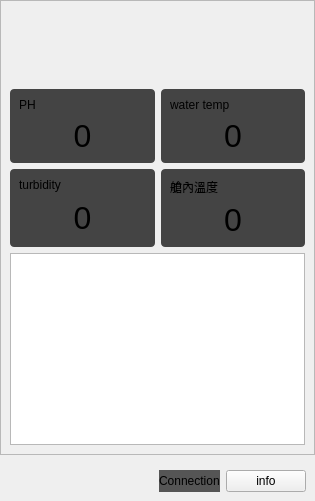
<?xml version="1.0" encoding="UTF-8"?>
<ui version="4.0">
 <class>sensorWidget</class>
 <widget class="QWidget" name="sensorWidget">
  <property name="geometry">
   <rect>
    <x>0</x>
    <y>0</y>
    <width>315</width>
    <height>501</height>
   </rect>
  </property>
  <property name="windowTitle">
   <string>Form</string>
  </property>
  <property name="styleSheet">
   <string notr="true">#widget{
	background-color: #444444;
	border-radius: 4px;
}
#widget_2{
	background-color: #444444;
	border-radius: 4px;
}
#widget_3{
	background-color: #444444;
	border-radius: 4px;
}
#widget_4{
	background-color: #444444;
	border-radius: 4px;
}</string>
  </property>
  <layout class="QVBoxLayout" name="verticalLayout">
   <property name="leftMargin">
    <number>0</number>
   </property>
   <property name="topMargin">
    <number>0</number>
   </property>
   <property name="rightMargin">
    <number>0</number>
   </property>
   <property name="bottomMargin">
    <number>0</number>
   </property>
   <item>
    <widget class="QScrollArea" name="scrollArea">
     <property name="widgetResizable">
      <bool>true</bool>
     </property>
     <widget class="QWidget" name="scrollAreaWidgetContents">
      <property name="geometry">
       <rect>
        <x>0</x>
        <y>0</y>
        <width>296</width>
        <height>443</height>
       </rect>
      </property>
      <layout class="QVBoxLayout" name="verticalLayout_6">
       <item>
        <widget class="QLabel" name="label">
         <property name="styleSheet">
          <string notr="true"/>
         </property>
         <property name="text">
          <string/>
         </property>
         <property name="pixmap">
          <pixmap resource="image.qrc">:/icon/COAST_logo-02.png</pixmap>
         </property>
        </widget>
       </item>
       <item>
        <spacer name="verticalSpacer">
         <property name="orientation">
          <enum>Qt::Vertical</enum>
         </property>
         <property name="sizeHint" stdset="0">
          <size>
           <width>20</width>
           <height>40</height>
          </size>
         </property>
        </spacer>
       </item>
       <item>
        <layout class="QGridLayout" name="gridLayout">
         <item row="0" column="0">
          <widget class="QWidget" name="widget_3" native="true">
           <property name="styleSheet">
            <string notr="true"/>
           </property>
           <layout class="QVBoxLayout" name="verticalLayout_4">
            <item>
             <widget class="QLabel" name="label_9">
              <property name="sizePolicy">
               <sizepolicy hsizetype="Preferred" vsizetype="Maximum">
                <horstretch>0</horstretch>
                <verstretch>0</verstretch>
               </sizepolicy>
              </property>
              <property name="font">
               <font/>
              </property>
              <property name="text">
               <string>PH</string>
              </property>
             </widget>
            </item>
            <item>
             <widget class="QLabel" name="label_11">
              <property name="font">
               <font>
                <pointsize>24</pointsize>
               </font>
              </property>
              <property name="text">
               <string>0</string>
              </property>
              <property name="alignment">
               <set>Qt::AlignCenter</set>
              </property>
             </widget>
            </item>
           </layout>
          </widget>
         </item>
         <item row="1" column="1">
          <widget class="QWidget" name="widget" native="true">
           <layout class="QVBoxLayout" name="verticalLayout_2">
            <item>
             <widget class="QLabel" name="label_4">
              <property name="sizePolicy">
               <sizepolicy hsizetype="Preferred" vsizetype="Maximum">
                <horstretch>0</horstretch>
                <verstretch>0</verstretch>
               </sizepolicy>
              </property>
              <property name="font">
               <font/>
              </property>
              <property name="text">
               <string>艙內溫度</string>
              </property>
             </widget>
            </item>
            <item>
             <widget class="QLabel" name="tmp_inside">
              <property name="font">
               <font>
                <pointsize>24</pointsize>
               </font>
              </property>
              <property name="text">
               <string>0</string>
              </property>
              <property name="alignment">
               <set>Qt::AlignCenter</set>
              </property>
             </widget>
            </item>
           </layout>
          </widget>
         </item>
         <item row="1" column="0">
          <widget class="QWidget" name="widget_2" native="true">
           <layout class="QVBoxLayout" name="verticalLayout_3">
            <item>
             <widget class="QLabel" name="label_6">
              <property name="sizePolicy">
               <sizepolicy hsizetype="Preferred" vsizetype="Maximum">
                <horstretch>0</horstretch>
                <verstretch>0</verstretch>
               </sizepolicy>
              </property>
              <property name="font">
               <font/>
              </property>
              <property name="text">
               <string>turbidity</string>
              </property>
             </widget>
            </item>
            <item>
             <widget class="QLabel" name="turbidity_value">
              <property name="font">
               <font>
                <pointsize>24</pointsize>
               </font>
              </property>
              <property name="text">
               <string>0</string>
              </property>
              <property name="alignment">
               <set>Qt::AlignCenter</set>
              </property>
             </widget>
            </item>
           </layout>
          </widget>
         </item>
         <item row="0" column="1">
          <widget class="QWidget" name="widget_4" native="true">
           <layout class="QVBoxLayout" name="verticalLayout_5">
            <item>
             <widget class="QLabel" name="label_8">
              <property name="sizePolicy">
               <sizepolicy hsizetype="Preferred" vsizetype="Maximum">
                <horstretch>0</horstretch>
                <verstretch>0</verstretch>
               </sizepolicy>
              </property>
              <property name="font">
               <font/>
              </property>
              <property name="text">
               <string>water temp</string>
              </property>
             </widget>
            </item>
            <item>
             <widget class="QLabel" name="label_10">
              <property name="font">
               <font>
                <pointsize>24</pointsize>
               </font>
              </property>
              <property name="text">
               <string>0</string>
              </property>
              <property name="alignment">
               <set>Qt::AlignCenter</set>
              </property>
             </widget>
            </item>
           </layout>
          </widget>
         </item>
        </layout>
       </item>
       <item>
        <widget class="QTextEdit" name="system_msg"/>
       </item>
      </layout>
     </widget>
    </widget>
   </item>
   <item>
    <widget class="QWidget" name="widget_5" native="true">
     <layout class="QHBoxLayout" name="horizontalLayout">
      <item>
       <spacer name="horizontalSpacer">
        <property name="orientation">
         <enum>Qt::Horizontal</enum>
        </property>
        <property name="sizeHint" stdset="0">
         <size>
          <width>40</width>
          <height>20</height>
         </size>
        </property>
       </spacer>
      </item>
      <item>
       <widget class="QLabel" name="connection_label">
        <property name="styleSheet">
         <string notr="true">*{
	background-color: #555555
}</string>
        </property>
        <property name="text">
         <string>Connection</string>
        </property>
       </widget>
      </item>
      <item>
       <widget class="QPushButton" name="info_Button">
        <property name="text">
         <string>info</string>
        </property>
       </widget>
      </item>
     </layout>
    </widget>
   </item>
  </layout>
 </widget>
 <resources>
  <include location="image.qrc"/>
 </resources>
 <connections/>
</ui>
